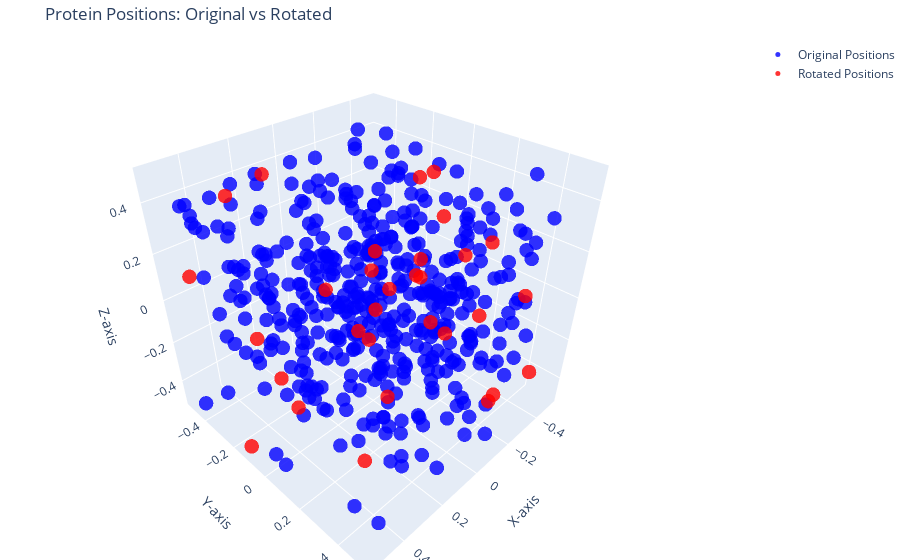
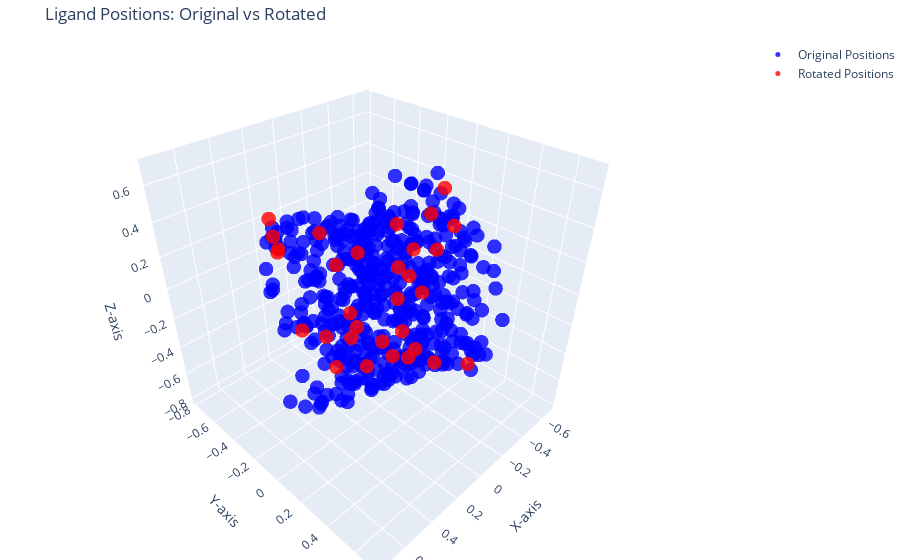

The code cell stored with these charts, in order, in its notebook:
### Code cell
import plotly.graph_objects as go
import torch

def plot_3d_interactive(original_positions, rotated_positions, title="3D Positions"):
    """
    使用 Plotly 绘制原始和旋转后坐标的交互式 3D 可视化。
    
    Args:
        original_positions: 原始坐标，形状 (N, 3)。
        rotated_positions: 旋转后的坐标，形状 (N, 3)。
        title: 图的标题。
    """
    fig = go.Figure()

    # 添加原始坐标点
    fig.add_trace(go.Scatter3d(
        x=original_positions[:, 0].cpu().numpy(),
        y=original_positions[:, 1].cpu().numpy(),
        z=original_positions[:, 2].cpu().numpy(),
        mode='markers',
        marker=dict(size=5, color='blue', opacity=0.8),
        name='Original Positions'
    ))

    # 添加旋转后的坐标点
    fig.add_trace(go.Scatter3d(
        x=rotated_positions[:, 0].cpu().numpy(),
        y=rotated_positions[:, 1].cpu().numpy(),
        z=rotated_positions[:, 2].cpu().numpy(),
        mode='markers',
        marker=dict(size=5, color='red', opacity=0.8),
        name='Rotated Positions'
    ))

    # 设置布局
    fig.update_layout(
        title=title,
        scene=dict(
            xaxis_title='X-axis',
            yaxis_title='Y-axis',
            zaxis_title='Z-axis'
        ),
        margin=dict(l=0, r=0, b=0, t=40)
    )

    # 显示图形
    fig.show()


# 保存原始坐标
original_protein_pos = example["protein_pos"].clone()
original_ligand_pos = example["ligand_pos"].clone()

# 执行中心化与旋转
gt_protein_pos, ligand_pos, offset = center_pos(
    original_protein_pos,
    original_ligand_pos,
    batch_protein,
    batch_ligand,
    mode=cfg.dynamics.center_pos_mode
)
transform_matrix = build_local_coordinate_system(gt_protein_pos, batch_protein, offset)
gt_protein_pos_rotated = torch.matmul(gt_protein_pos.unsqueeze(1), transform_matrix[batch_protein]).squeeze(1)
ligand_pos_rotated = torch.matmul(ligand_pos.unsqueeze(1), transform_matrix[batch_ligand]).squeeze(1)

# 绘制交互式 3D 可视化
plot_3d_interactive(gt_protein_pos, ligand_pos, title="Protein Positions: Original vs Rotated")
plot_3d_interactive(gt_protein_pos_rotated, ligand_pos_rotated, title="Ligand Positions: Original vs Rotated")

### Figure 1 — Plotly figure (JSON) as saved in the notebook; plotly's stock layout.template omitted (floating-point values rounded to 4 significant figures; data arrays with more than 128 entries replaced by an {"elided": "..."} marker saying what was removed)
{"data": [{"marker": {"color": "blue", "opacity": 0.8, "size": 5}, "mode": "markers", "name": "Original Positions", "type": "scatter3d", "x": {"elided": "442 float values"}, "y": {"elided": "442 float values"}, "z": {"elided": "442 float values"}}, {"marker": {"color": "red", "opacity": 0.8, "size": 5}, "mode": "markers", "name": "Rotated Positions", "type": "scatter3d", "x": [-0.361, 0.5291, -0.4694, 0.367, 0.1637, 0.3833, -0.3347, 0.1889, 0.1934, 0.4873, -0.005374, -0.09118, -0.1529, 0.07673, -0.06361, 0.4041, -0.372, -0.5024, -0.1778, -0.1564, 0.2824, 0.2073, -0.4387, -0.2776, 0.3564, -0.4125, 0.1525, 0.3677, -0.417, -0.07241, -0.1779], "y": [-0.0786, -0.1313, 0.06392, -0.2509, 0.2339, 0.3403, 0.2707, 0.3612, 0.2009, -0.4524, 0.3381, 0.1209, 0.09077, 0.1515, -0.352, 0.02219, 0.01379, -0.155, 0.3545, 0.454, -0.2452, -0.3388, 0.4538, 0.4001, -0.3477, -0.4236, 0.157, 0.3459, 0.3914, 0.22, -0.2733], "z": [-0.1136, -0.4998, 0.01012, -0.133, -0.2393, -0.3119, 0.2098, 0.3507, 0.1465, 0.1079, 0.01381, 0.4926, 0.1399, 0.1473, -0.1663, -0.2727, 0.206, 0.2977, 0.007384, -0.3297, -0.3836, 0.452, -0.3625, -0.4151, 0.4183, -0.2583, 0.3307, 0.2042, -0.006419, -0.03747, -0.4098]}], "layout": {"margin": {"b": 0, "l": 0, "r": 0, "t": 40}, "scene": {"xaxis": {"title": {"text": "X-axis"}}, "yaxis": {"title": {"text": "Y-axis"}}, "zaxis": {"title": {"text": "Z-axis"}}}, "title": {"text": "Protein Positions: Original vs Rotated"}}}

### Figure 2 — Plotly figure (JSON) as saved in the notebook; plotly's stock layout.template omitted (floating-point values rounded to 4 significant figures; data arrays with more than 128 entries replaced by an {"elided": "..."} marker saying what was removed)
{"data": [{"marker": {"color": "blue", "opacity": 0.8, "size": 5}, "mode": "markers", "name": "Original Positions", "type": "scatter3d", "x": {"elided": "442 float values"}, "y": {"elided": "442 float values"}, "z": {"elided": "442 float values"}}, {"marker": {"color": "red", "opacity": 0.8, "size": 5}, "mode": "markers", "name": "Rotated Positions", "type": "scatter3d", "x": [0.3471, 0.002038, 0.1304, -0.103, -0.01052, -0.2735, 0.02376, -0.4577, 0.1534, -0.1387, 0.1135, 0.5139, -0.01065, 0.165, 0.244, -0.3352, 0.1162, 0.3408, 0.1499, -0.1392, -0.4906, 0.2758, 0.4366, 0.3734, 0.2094, -0.2753, -0.3681, 0.2118, 0.2, 0.04563, -0.4231], "y": [0.1264, -0.4774, 0.3802, -0.09097, -0.3723, 0.02175, 0.1162, -0.06866, -0.07987, -0.6577, 0.1927, -0.03775, 0.1025, -0.02216, 0.1323, -0.1896, 0.2871, 0.1774, 0.3319, 0.4923, -0.2135, -0.5073, -0.3325, -0.4032, -0.6107, 0.1539, 0.05875, -0.1462, 0.5348, 0.1928, 0.1201], "z": [0.1137, -0.5649, 0.251, -0.4432, 0.003898, -0.5336, 0.4639, 0.2737, -0.2633, 0.04586, -0.254, 0.01144, 0.2014, -0.1511, -0.2803, -0.2998, 0.2918, 0.4664, -0.1573, -0.2785, -0.02796, 0.1693, 0.4782, 0.3278, 0.07801, 0.5629, 0.1353, -0.4799, -0.03452, -0.1257, 0.2843]}], "layout": {"margin": {"b": 0, "l": 0, "r": 0, "t": 40}, "scene": {"xaxis": {"title": {"text": "X-axis"}}, "yaxis": {"title": {"text": "Y-axis"}}, "zaxis": {"title": {"text": "Z-axis"}}}, "title": {"text": "Ligand Positions: Original vs Rotated"}}}
